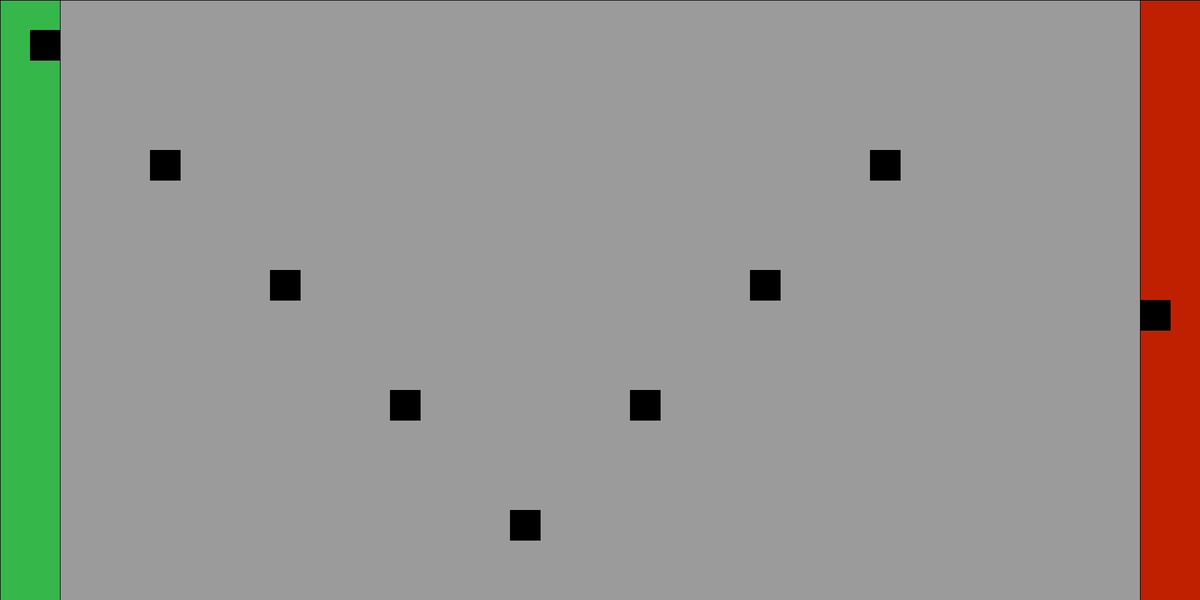
Frame 1 (no input)
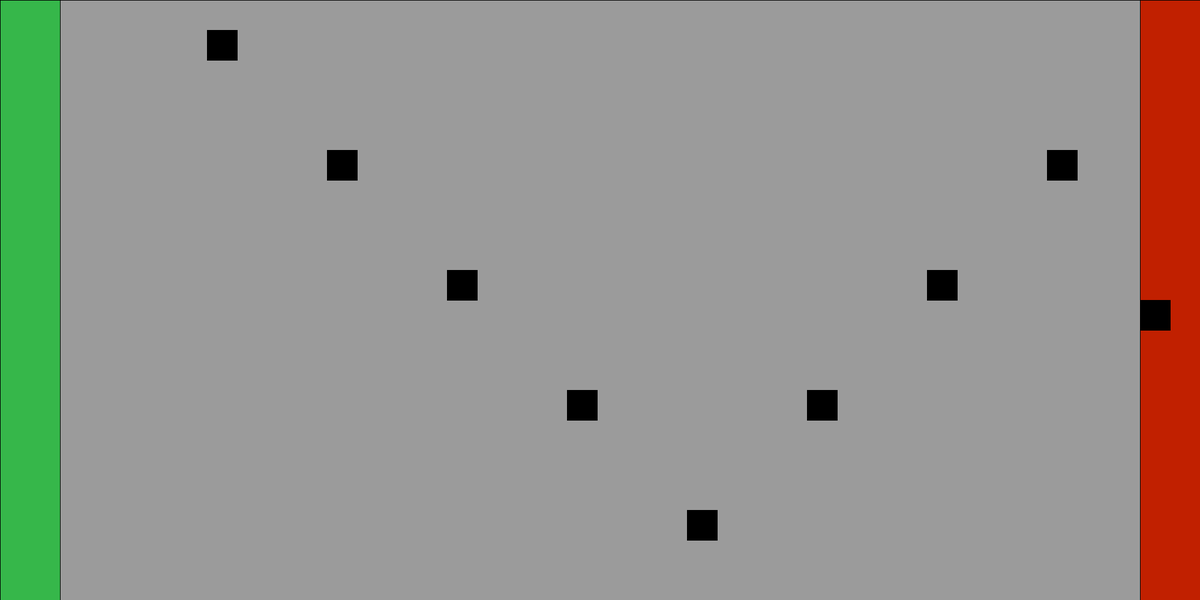
Frame 60 (the mouse pressed at the canvas centre just before this capture)
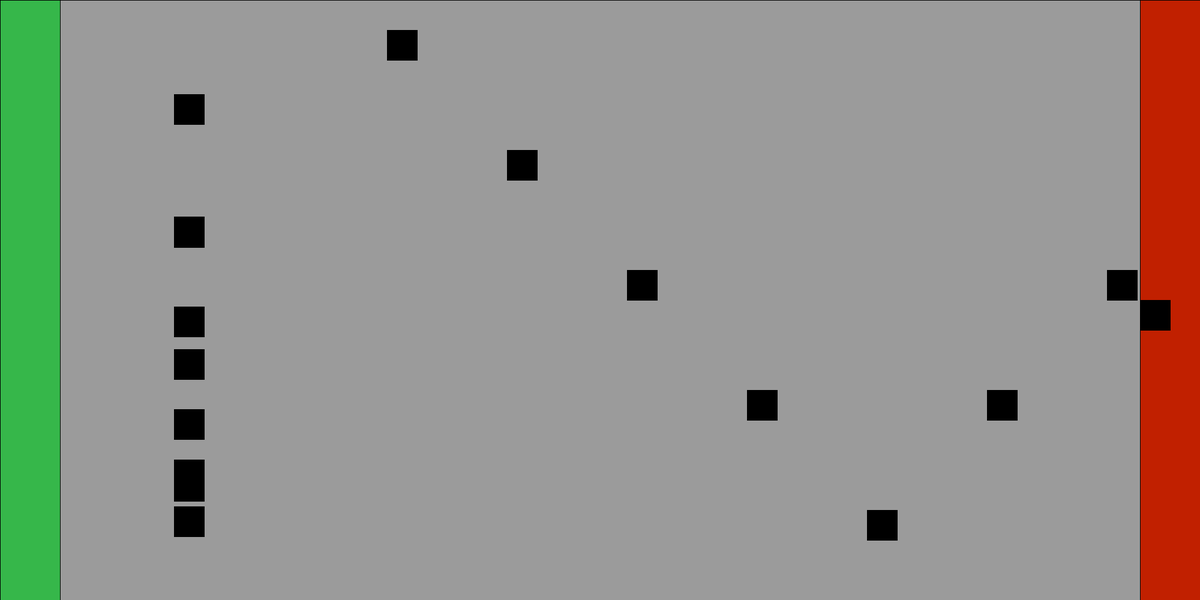
Frame 120 (the mouse held since frame 60 and released just before this capture)

The Processing sketch that drew these frames (run headless with seeded random() and noise(); from frame 60 on, the mouse is pressed at the canvas centre):

// Processing sketch: Prototype_Runner
// ── Prototype_Runner.pde
Trash[]  trash  = new Trash[10];
Trash2[] trash2 = new Trash2[10];
Trash3[] trash3 = new Trash3[10];
Trash4[] trash4 = new Trash4[10];
Trash5[] trash5 = new Trash5[10];
Trash6[] trash6 = new Trash6[10];
Trash7[] trash7 = new Trash7[10];
Trash8[] trash8 = new Trash8[10];
Player player; 

void setup(){
size(2000,1000);

//Array One Set Up 
for(int i = 0; i < trash.length; i++){
trash[i] = new Trash();
}
//Array Two Set Up 
for(int i = 0; i < trash2.length; i++){
trash2[i] = new Trash2();
}
//Array Three Set Up 
for(int i = 0; i < trash3.length; i++){
trash3[i] = new Trash3();
}
//Array Four Set Up 
for(int i = 0; i < trash4.length; i++){
trash4[i] = new Trash4();
}
//Array Five Set Up 
for(int i = 0; i < trash5.length; i++){
trash5[i] = new Trash5();
}
//Array Six Set Up 
for(int i = 0; i < trash6.length; i++){
trash6[i] = new Trash6();
}
//Array Seven Set Up 
for(int i = 0; i < trash7.length; i++){
trash7[i] = new Trash7();
}
//Array Eight Set Up 
for(int i = 0; i < trash8.length; i++){
trash8[i] = new Trash8();
}
//Player
player = new Player();  
}

void draw(){
//Scene Setup
background(255);
fill(155);
rect(0,0,2000,1000);
fill(#36B74A);
rect(0,0,100,1000);
fill(#C12000);
rect(1900,0,100,1000);
//Functions

//Trash Functions
for(int i = 0; i < trash.length; i++){
trash[i].spawn();
trash[i].moveTrash();
trash[i].pushBackPlayer();
}
for(int i = 0; i < trash2.length; i++){
trash2[i].spawn();
trash2[i].moveTrash();
trash2[i].pushBackPlayer();
}
for(int i = 0; i < trash3.length; i++){
trash3[i].spawn();
trash3[i].moveTrash();
trash3[i].pushBackPlayer();
}
for(int i = 0; i < trash4.length; i++){
trash4[i].spawn();
trash4[i].moveTrash();
trash4[i].pushBackPlayer();
}
for(int i = 0; i < trash5.length; i++){
trash5[i].spawn();
trash5[i].moveTrash();
trash5[i].pushBackPlayer();
}
for(int i = 0; i < trash6.length; i++){
trash6[i].spawn();
trash6[i].moveTrash();
trash6[i].pushBackPlayer();
}
for(int i = 0; i < trash7.length; i++){
trash7[i].spawn();
trash7[i].moveTrash();
trash7[i].pushBackPlayer();
}
for(int i = 0; i < trash8.length; i++){
trash8[i].spawn();
trash8[i].moveTrash();
trash8[i].pushBackPlayer();
}
//Player Functions
player.spawn();
player.movePlayer();
}


class Trash{

public float r; 
public float xTrash;
public float yTrash;

Trash() {
r = random(100,900);
xTrash = 50; 
yTrash = 50; 
}

void spawn(){
fill(0); 
rect(xTrash,yTrash,50,50);
  }
  
void moveTrash(){
xTrash = xTrash + 5;
if(xTrash > 1850){ 
xTrash = 100;
yTrash = r;
    }
  }
  
void pushBackPlayer(){
if(xTrash > player.xPlayer && yTrash == player.yPlayer){
player.xPlayer = xTrash + 5; 
    }
  }
}

class Trash2{

public float r; 
public float xTrash2;
public float yTrash2;

Trash2() {
r = random(100,900); 
xTrash2 = 250; 
yTrash2 = 250; 
}

void spawn(){
fill(0); 
rect(xTrash2,yTrash2,50,50);
}
  
void moveTrash(){
xTrash2 = xTrash2 + 5;
if(xTrash2 > 1850){ 
xTrash2 = 100;
yTrash2 = r;
    }  
  }
  
void pushBackPlayer(){
if(xTrash2 > player.xPlayer && yTrash2 == player.yPlayer){
player.xPlayer = xTrash2 + 5; 
    }
  }  
}

class Trash3{

public float r; 
public float xTrash3;
public float yTrash3;

Trash3() {
r = random(100,900); 
xTrash3 = 450; 
yTrash3 = 450; 
}

void spawn(){
fill(0); 
rect(xTrash3,yTrash3,50,50);
}
  
void moveTrash(){
xTrash3 = xTrash3 + 5;
if(xTrash3 > 1850){ 
xTrash3 = 100;
yTrash3 = r;
    }  
  }

void pushBackPlayer(){
if(xTrash3 > player.xPlayer && yTrash3 == player.yPlayer){
player.xPlayer = xTrash3 + 5; 
    }
  }  
}

class Trash4{

public float r; 
public float xTrash4;
public float yTrash4;

Trash4() {
r = random(100,900); 
xTrash4 = 650; 
yTrash4 = 650; 
}

void spawn(){
fill(0); 
rect(xTrash4,yTrash4,50,50);
}
  
void moveTrash(){
xTrash4 = xTrash4 + 5;
if(xTrash4 > 1850){ 
xTrash4 = 100;
yTrash4 = r;
    }  
  }
  
void pushBackPlayer(){
if(xTrash4 > player.xPlayer && yTrash4 == player.yPlayer){
player.xPlayer = xTrash4 + 5; 
    }
  }  
}

class Trash5{

public float r; 
public float xTrash5;
public float yTrash5;

Trash5() {
r = random(100,900); 
xTrash5 = 850; 
yTrash5 = 850; 
}

void spawn(){
fill(0); 
rect(xTrash5,yTrash5,50,50);
}
  
void moveTrash(){
xTrash5 = xTrash5 + 5;
if(xTrash5 > 1850){ 
xTrash5 = 100;
yTrash5 = r;
    }  
  }
  
void pushBackPlayer(){
if(xTrash5 > player.xPlayer && yTrash5 == player.yPlayer){
player.xPlayer = xTrash5 + 5; 
    }
  }  
}

class Trash6{

public float r; 
public float xTrash6;
public float yTrash6;

Trash6() {
r = random(100,900); 
xTrash6 = 1050; 
yTrash6 = 650; 
}

void spawn(){
fill(0); 
rect(xTrash6,yTrash6,50,50);
}
  
void moveTrash(){
xTrash6 = xTrash6 + 5;
if(xTrash6 > 1850){ 
xTrash6 = 100;
yTrash6 = r;
    }  
  }
  
void pushBackPlayer(){
if(xTrash6 > player.xPlayer && yTrash6 == player.yPlayer){
player.xPlayer = xTrash6 + 5; 
    }
  }  
}

class Trash7{

public float r; 
public float xTrash7;
public float yTrash7;

Trash7() {
r = random(100,900); 
xTrash7 = 1250; 
yTrash7 = 450; 
}

void spawn(){
fill(0); 
rect(xTrash7,yTrash7,50,50);
}
  
void moveTrash(){
xTrash7 = xTrash7 + 5;
if(xTrash7 > 1850){ 
xTrash7 = 100;
yTrash7 = r;
    }  
  }
  
void pushBackPlayer(){
if(xTrash7 > player.xPlayer && yTrash7 == player.yPlayer){
player.xPlayer = xTrash7 + 5; 
    }
  }  
}

class Trash8{

public float r; 
public float xTrash8;
public float yTrash8;

Trash8() {
r = random(100,900); 
xTrash8 = 1450; 
yTrash8 = 250; 
}

void spawn(){
fill(0); 
rect(xTrash8,yTrash8,50,50);
}
  
void moveTrash(){
xTrash8 = xTrash8 + 5;
if(xTrash8 > 1850){ 
xTrash8 = 100;
yTrash8 = r;
    }  
  }
  
void pushBackPlayer(){
if(xTrash8 > player.xPlayer && yTrash8 == player.yPlayer){
player.xPlayer = xTrash8 + 5; 
    }
  }  
}

class Player{

public float xPlayer;
public float yPlayer; 

Player() {
xPlayer = 1900;
yPlayer = 500;
}


void spawn(){
fill(0); 
rect(xPlayer,yPlayer,50,50);
}

void movePlayer(){
if(key == 'a'){
  xPlayer = xPlayer - 5;
  } else 
if(key == 'w'){
  yPlayer = yPlayer - 5;
  } else
if(key == 's'){
  yPlayer = yPlayer + 5;
  }  
 }
}
